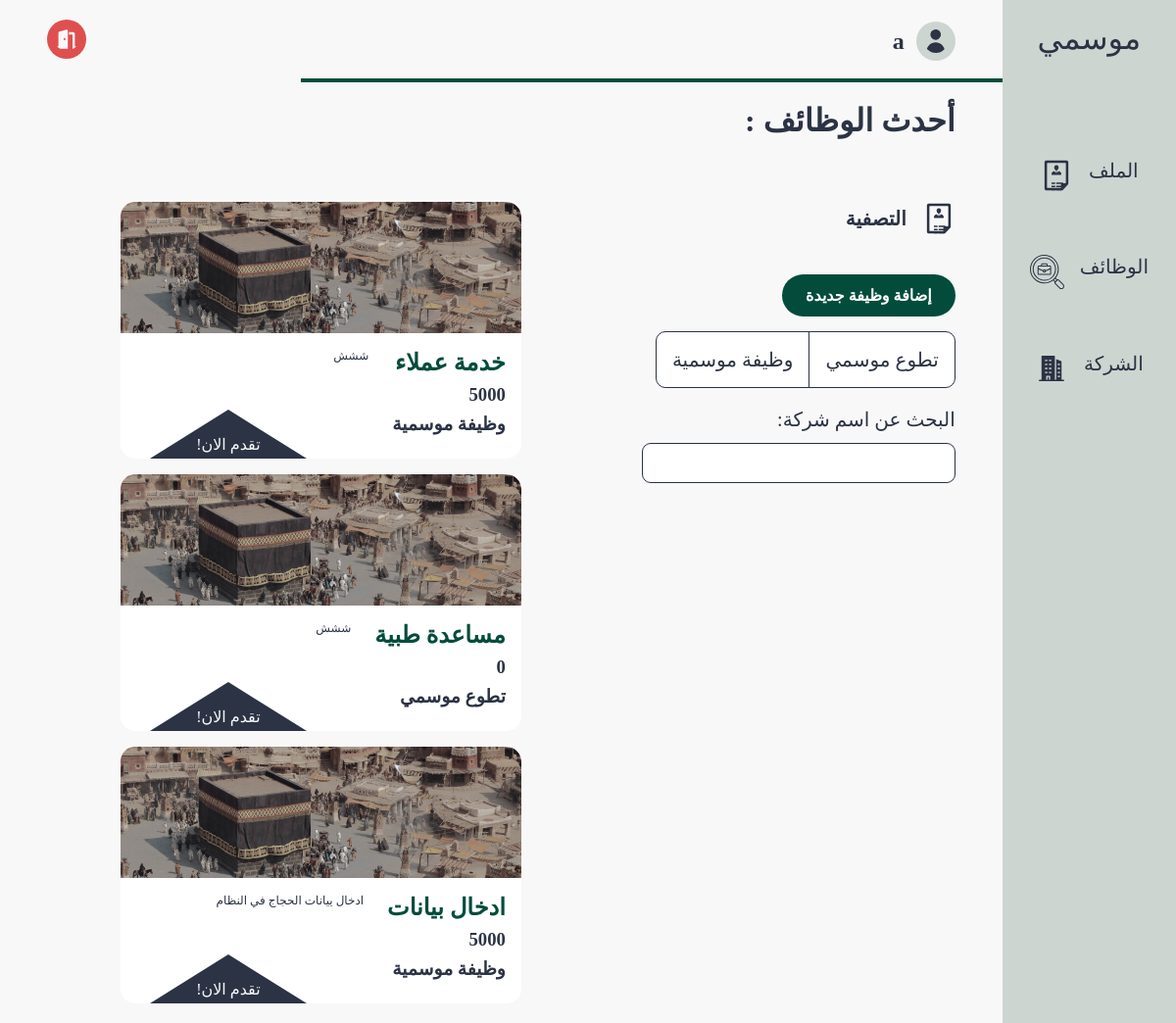
The page /pages/job_listing.php (signed in) on the database its author committed.
### tables this page shows
CREATE TABLE users (
    id INTEGER PRIMARY KEY, 
    name TEXT, 
    email TEXT UNIQUE, 
    password TEXT, 
    bio TEXT,
    type BOOLEAN,
    linkedin TEXT,
    phone TEXT
);

CREATE TABLE jobs (
    job_id INTEGER PRIMARY KEY, 
    company_id INTEGER,
    name TEXT,
    description TEXT,
    salary INTEGER,
    language_id INTEGER,
    type BOOLEAN,
    FOREIGN KEY (company_id) REFERENCES company(company_id) ON DELETE CASCADE,
    FOREIGN KEY (language_id) REFERENCES languages(language_id) ON DELETE CASCADE
);

### src/database/fetch.php (called while the page is built, shortened)
<?php
include('../database/data.php');
function getUserById($id)
{
    global $db;
    $stmt = $db->prepare('SELECT * FROM users WHERE id = :id');
    $stmt->bindValue(':id', $id, SQLITE3_INTEGER);
    $result = $stmt->execute();
    $user = $result->fetchArray(SQLITE3_ASSOC);
    return $user;
}
function fetchAllJobs()
{
    global $db;
    $result = $db->query('SELECT * FROM jobs');
    $jobs = [];
    while ($row = $result->fetchArray(SQLITE3_ASSOC)) {
        $jobs[] = $row;
    }
    return $jobs;
}

### src/components/page.php (called while the page is built, shortened)
<?php
include ('../database/fetch.php');
if (isset($_SESSION["user"])) {
    if (!getUserById($_SESSION["user"]["id"])) {
        unset($_SESSION["user"]);
    }
}
?>

### src/pages/job_listing.php (the view, shortened to what this page needs)
<?php
include('../components/page.php');
$jobs = fetchAllJobs();
?>
<!DOCTYPE html>
<html lang="ar" dir="rtl">
<head>
  <link rel="stylesheet" href="../styles/job_listing.css">
</head>
<body>
  <section class="page-structure">
    <?php include "../components/NavBar.php" ?>
    <section class="page-content">
      <header>
        <div class="username">
          <a href="./profile.php">
            <img class="nav-icon" src="../images/profile.svg" alt="شعار المستخدم">
            <h2><?php echo $user["name"] ?></h2>
          </a>
        </div>
        <div class="options">
          <a href="./logout.php">
            <img class="nav-icon" style="--color: #DF4F4F" src="../images/logout.svg" alt="شعار تسجيل">
          </a>
        </div>
      </header>
      <?php
      $user_type = ($_SESSION['user']['type'] == 1) ? 'company' : 'individual';
      ?>
      <main>
        <h1 class="heading-title">أحدث الوظائف : </h1>
        <div class="content">
          <div class="filter-section">
            <h3>
              <img src="../images/cv.svg" alt="شعار تصفية">
              التصفية
            </h3>
            <?php if (strtolower($user_type) === 'company'): ?>
              <div class="add-job-container">
                <a href="add_job.php" class="add-job-btn">إضافة وظيفة جديدة</a>
              </div>
            <?php endif; ?>
            <div class="filter-choices">
              <p>تطوع موسمي</p>
              <p>وظيفة موسمية</p>
            </div>
            <form action="post">
              <label for="company-name">البحث عن اسم شركة: </label>
              <input id="search" type="text" name="company-name">
            </form>
          </div>
          <div class="jobs-section">
            <?php foreach ($jobs as $job): ?>
              <div class="job">
                <img src="../images/sampleJob.png" alt="job image">
                <div class="content">
                  <div class="titles">
                    <h2 class="job-title"><?php echo $job["name"] ?></h2>
                    <h3 class="salary"><?= $job["salary"] ?></h3>
                    <h3 class="job-type"><?php
                                          if ($job["type"] == 0) {
                                            echo "وظيفة موسمية";
                                          } else {
                                            echo "تطوع موسمي";
                                          }
                                          ?></h3>
                  </div>
                  <p class="description"><?php echo $job["description"] ?> </p>
                </div>
              </div>
            <?php endforeach ?>
          </div>
        </div>
      </main>
    </section>
  </section>
</body>
</html>

### src/components/NavBar.php (shortened to what this page needs)
<?php
$user = $_SESSION["user"] ?? null;
$navList = $navList ?? [];
$companyID = null;
if ($user) {
  $companyID = fetchUserCompany($user["id"]);
}
if (isset($user) && isset($user["type"])) {
  array_push(
    $navList,
    [
      "title" => "الملف",
      "icon" => "cv.svg",
      "alt" => "شعار السيرة الذاتية",
      "link" => "./profile.php"
    ],
    [
      "title" => "الوظائف",
      "icon" => "jobs.svg",
      "alt" => "شعار الوظائف",
      "link" => "./job_listing.php"
    ]
  );
  if ($companyID) {
    array_push($navList, [
      "title" => "الشركة",
      "icon" => "company.svg",
      "alt" => "شعار الشركات",
      "link" => "./company.php?id=" . $companyID["company_id"]
    ]);
  }
}
?>
<?php if (isset($navList) && is_array($navList)): ?>
  <nav class="main-navigation">
    <a href="./index.php" class="logo-link">
      موسمي
    </a>
    <ul>
      <?php foreach ($navList as $nav): ?>
        <li>
          <a href="<?= $nav['link']; ?>" class="nav-path">
            <span><?= $nav['title']; ?></span>
            <img src="../images/<?= $nav['icon']; ?>" alt="<?= $nav['alt']; ?>">
          </a>
        </li>
      <?php endforeach; ?>
    </ul>
  </nav>
<?php else: ?>
  <nav class="main-navigation">
    <p>Navigation list is not defined.</p>
  </nav>
<?php endif; ?>

### src/styles/job_listing.css (style rules this page uses)
* { color: var(--black-color); }
body { background-color: var(--white-color); }
.nav-icon { --color: var(--white-alt-color); background-color: var(--color); width: 40px; height: 40px; border-radius: 50%; padding: 0.5rem; }
section.page-content { width: 100%; }
header { position: relative; display: flex; align-items: center; justify-content: space-between; min-height: 75px; padding: 1.25rem 3rem; }
header::after { content: ""; position: absolute; right: 0; bottom: 0; width: 70%; height: 4px; background-color: var(--main-color); }
.username a { display: flex; align-items: center; gap: 0.75rem; font-size: 1rem; }
.options { display: flex; align-items: center; gap: 1rem; }
main { padding: 1.25rem 2rem; }
main .filter-section { margin-bottom: 3rem; }
@media (min-width: 992px) { main > .content { display: flex; gap: 3rem; } }
main .heading-title { font-size: 2rem; margin-bottom: 4rem; }
@media (min-width: 992px) { main { padding: 1.25rem 3rem; } }
@media (min-width: 992px) { main .filter-section { flex-basis: 320px; margin-bottom: 0; } }
main .filter-section h3 { display: flex; align-items: center; gap: 1rem; font-size: 1.25rem; margin-bottom: 2.5rem; }
main .filter-choices { width: fit-content; display: flex; justify-content: center; align-items: center; border: 1px solid var(--black-color); border-radius: 10px; background-color: white; font-size: 1.25rem; margin-bottom: 1.25rem; }
main .filter-choices > *:not(:last-child) { border-left: 1px solid var(--black-color); }
main .filter-choices > * { padding-inline: 1rem; padding-block: 1rem; }
main form > * { display: block; margin-bottom: 0.75rem; font-size: 1.25rem; }
main form input { width: 100%; min-height: 35px; border: 1px solid var(--black-color); border-radius: 9px; padding: 0.5rem 1rem; outline: var(--main-color); }
.jobs-section { display: grid; flex: 1; gap: 1rem; grid-template-columns: repeat(auto-fill, minmax(250px, 1fr)); justify-items: center; overflow-y: scroll; max-height: 80vh; }
@media (min-width: 992px) { .jobs-section { grid-template-columns: repeat(auto-fill, minmax(350px, 1fr)); } }
.jobs-section .job { display: flex; flex-direction: column; max-width: 350px; background-color: white; border-radius: 15px; }
@media (min-width: 992px) { .jobs-section .job { max-width: 420px; } }
.jobs-section .job img { width: 100%; border-start-start-radius: 15px; }
.jobs-section .content { flex: 1; padding: 1rem; }
@media (min-width: 992px) { .jobs-section .content { display: flex; gap: 1.5rem; } }
.jobs-section .titles > * { margin-bottom: 0.5rem; }
.jobs-section .job-title { color: var(--main-color); font-size: 1.5rem; }
.job .description { font-size: 0.75rem; max-width: 180px; }

### src/styles/globals.css (style rules this page uses)
*, *::before, *::after { box-sizing: border-box; margin: 0; padding: 0; list-style: none; text-decoration: none; }
:root { --main-color: #034c3c; --secondary-color: #d2b48c; --white-color: #f8f8f8; --black-color: #2b3344; --white-alt-color: #cdd5d1; }
a { display: block; color: var(--black-color); }
.page-structure { display: flex; min-height: 100vh; }
nav.main-navigation { padding: 1.25rem; background-color: var(--white-alt-color); }
nav.main-navigation * { color: var(--black-color); }
nav.main-navigation .logo-link { text-align: center; font-size: 2rem; margin-bottom: 6rem; }
nav.main-navigation ul .nav-path { font-size: 1.25rem; display: flex; justify-content: center; gap: 1rem; margin-bottom: 3rem; }
.nav-path { border-radius: 10px; padding: 0.5rem; }

### src/pages/job_listing.php (style rules this page uses)
.add-job-container { text-align: right; margin-bottom: 15px; }
.add-job-btn { display: inline-block; padding: 12px 24px; background-color: #034C3C; color: white; text-decoration: none; border-radius: 25px; font-weight: bold; font-size: 16px; transition: background 0.3s ease-in-out; }

### rows shown on the page
users: name "a"
jobs: name "خدمة عملاء", salary "5000", type "وظيفة موسمية", description "ششش"
jobs: name "مساعدة طبية", salary "0", type "تطوع موسمي", description "ششش"
jobs: name "ادخال بيانات", salary "5000", type "وظيفة موسمية", description "ادخال ييانات الحجاج في النظام"

### other values the page prints
$nav['title'] "الملف"
$nav['title'] "الوظائف"
$nav['title'] "الشركة"
